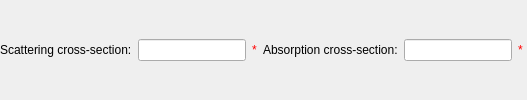
              <widget class="QWidget" name="page_3">
               <property name="enabled">
                <bool>true</bool>
               </property>
               <property name="sizePolicy">
                <sizepolicy hsizetype="Preferred" vsizetype="Fixed">
                 <horstretch>0</horstretch>
                 <verstretch>0</verstretch>
                </sizepolicy>
               </property>
               <layout class="QVBoxLayout" name="verticalLayout_14">
                <property name="margin">
                 <number>0</number>
                </property>
                <item>
                 <layout class="QGridLayout" name="gridLayout_7" columnminimumwidth="0,0,0,0,0,0,9">
                  <item row="0" column="0">
                   <widget class="QLabel" name="absp_lbCansigs">
                    <property name="enabled">
                     <bool>true</bool>
                    </property>
                    <property name="sizePolicy">
                     <sizepolicy hsizetype="Fixed" vsizetype="Fixed">
                      <horstretch>0</horstretch>
                      <verstretch>0</verstretch>
                     </sizepolicy>
                    </property>
                    <property name="text">
                     <string>Scattering cross-section:</string>
                    </property>
                   </widget>
                  </item>
                  <item row="0" column="1" colspan="2">
                   <widget class="QLineEdit" name="absp_lecansigs">
                    <property name="enabled">
                     <bool>true</bool>
                    </property>
                    <property name="text">
                     <string/>
                    </property>
                   </widget>
                  </item>
                  <item row="0" column="3">
                   <widget class="QLabel" name="absp_valCansigs">
                    <property name="sizePolicy">
                     <sizepolicy hsizetype="Fixed" vsizetype="Fixed">
                      <horstretch>0</horstretch>
                      <verstretch>0</verstretch>
                     </sizepolicy>
                    </property>
                    <property name="minimumSize">
                     <size>
                      <width>0</width>
                      <height>0</height>
                     </size>
                    </property>
                    <property name="styleSheet">
                     <string notr="true">color: rgb(255, 0, 0);</string>
                    </property>
                    <property name="text">
                     <string>*</string>
                    </property>
                   </widget>
                  </item>
                  <item row="0" column="5">
                   <widget class="QLineEdit" name="absp_lecansiga">
                    <property name="text">
                     <string/>
                    </property>
                   </widget>
                  </item>
                  <item row="0" column="6">
                   <widget class="QLabel" name="absp_valCansiga">
                    <property name="sizePolicy">
                     <sizepolicy hsizetype="Fixed" vsizetype="Fixed">
                      <horstretch>0</horstretch>
                      <verstretch>0</verstretch>
                     </sizepolicy>
                    </property>
                    <property name="styleSheet">
                     <string notr="true">color: rgb(255, 0, 0);</string>
                    </property>
                    <property name="text">
                     <string>*</string>
                    </property>
                   </widget>
                  </item>
                  <item row="0" column="4">
                   <widget class="QLabel" name="absp_lbCansiga">
                    <property name="sizePolicy">
                     <sizepolicy hsizetype="Fixed" vsizetype="Fixed">
                      <horstretch>0</horstretch>
                      <verstretch>0</verstretch>
                     </sizepolicy>
                    </property>
                    <property name="text">
                     <string>Absorption cross-section:</string>
                    </property>
                   </widget>
                  </item>
                 </layout>
                </item>
               </layout>
              </widget>
